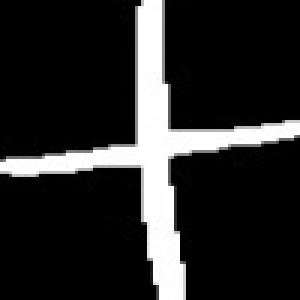
#> input picture summer_vacation/Is_cross/Is_cross/test/108.jpg, 100 x 100 px, found by its file name (shown 3 times larger); its folder holds only this picture in this run
$ python cross_asym.py
#> lines starting #> are read from the running program, lines starting #| are printed output that depends on the picture; after the words box and inside, x2 and y2 are one past the last pixel; in counts of white or black regions, pixels touching at a corner belong together
import cv2
import numpy as np
import os

def is_asymmetric(img_path, threshold=0.27, debug=True, scale=3):
#> called with img_path = 'test/108.jpg', threshold = 0.27, debug = True, scale = 3
    img = cv2.imread(img_path, cv2.IMREAD_GRAYSCALE)
#> img is the input picture: shape (100, 100); min 0, max 255, mean 40.5
    if img is None:
        print(f"無法讀取: {img_path}")
        return False
    # 強制轉 float
    binary = (img > 127).astype(np.float32)
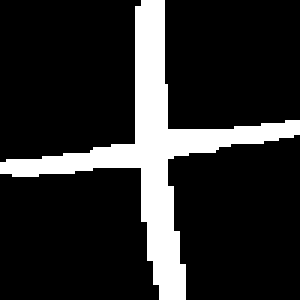
#> binary: shape (100, 100) float32 (shown 3 times larger); values 0 (black) and 1 (white), 16.3% white; 1 white region, box (x1, y1, x2, y2) and area: (0, 0, 100, 100) 1630
    flip_lr = np.fliplr(binary)
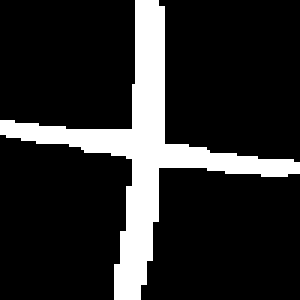
#> flip_lr: shape (100, 100) float32 (shown 3 times larger); values 0 (black) and 1 (white), 16.3% white; 1 white region, box (x1, y1, x2, y2) and area: (0, 0, 100, 100) 1630
    diff_lr = np.abs(binary - flip_lr)
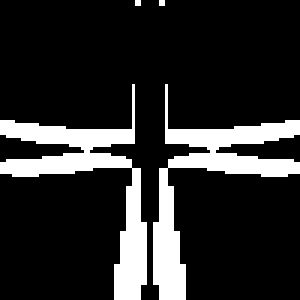
#> diff_lr: shape (100, 100) float32 (shown 3 times larger); values 0 (black) and 1 (white), 16.8% white; 4 white regions (2 under 20 px), largest, box (x1, y1, x2, y2) and area: (0, 28, 49, 100) 838, (51, 28, 100, 100) 838
    asym_score_lr = np.sum(diff_lr) / binary.size
#> asym_score_lr = 0.168
    flip_ud = np.flipud(binary)
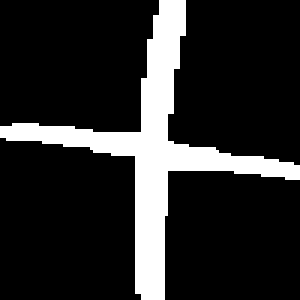
#> flip_ud: shape (100, 100) float32 (shown 3 times larger); values 0 (black) and 1 (white), 16.3% white; 1 white region, box (x1, y1, x2, y2) and area: (0, 0, 100, 100) 1630
    diff_ud = np.abs(binary - flip_ud)
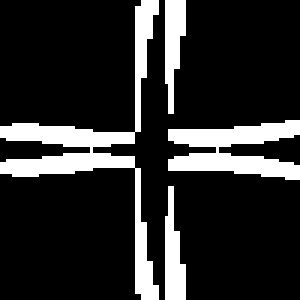
#> diff_ud: shape (100, 100) float32 (shown 3 times larger); values 0 (black) and 1 (white), 16.9% white; 4 white regions, box (x1, y1, x2, y2) and area: (0, 0, 53, 100) 836, (56, 40, 100, 60) 504, (55, 0, 62, 38) 174, (55, 62, 62, 100) 174
    asym_score_ud = np.sum(diff_ud) / binary.size
#> asym_score_ud = 0.169
    asym_score = max(asym_score_lr, asym_score_ud)
#> asym_score = 0.169
    # asym_score = (asym_score_lr + asym_score_ud) / 2


    if debug:
        print("binary min/max:", binary.min(), binary.max())
#| binary min/max: 0.0 1.0
        print("diff_lr min/max:", diff_lr.min(), diff_lr.max())
#| diff_lr min/max: 0.0 1.0
        print(f"{os.path.basename(img_path)}: 左右分數={asym_score_lr:.3f}, 上下分數={asym_score_ud:.3f}, max={asym_score:.3f}")
#| 108.jpg: 左右分數=0.168, 上下分數=0.169, max=0.169
        print("判斷：", "非對稱" if asym_score > threshold else "對稱")
#| 判斷： 對稱
        def resize(img):
            return cv2.resize((img*255).astype(np.uint8), (img.shape[1]*scale, img.shape[0]*scale), interpolation=cv2.INTER_NEAREST)
#> returned value: shape (300, 300); 16.3% white; 1 white region, box (x1, y1, x2, y2) and area: (0, 0, 300, 300) 14670
        cv2.imshow("Original", resize(binary))
        cv2.imshow("Flip_LR", resize(flip_lr))
#> in resize (call 2), `return cv2.resize((img*255).astype(np.uint8), (img.shape[1]*scale, img..`:
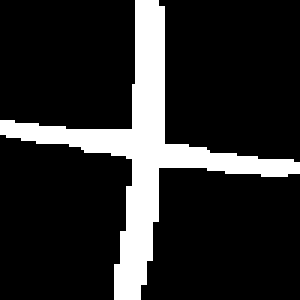
#> returned value: shape (300, 300); 16.3% white; 1 white region, box (x1, y1, x2, y2) and area: (0, 0, 300, 300) 14670
        # cv2.imshow("Diff_LR", resize(diff_lr))
        cv2.imshow("Flip_UD", resize(flip_ud))
#> in resize (call 3), `return cv2.resize((img*255).astype(np.uint8), (img.shape[1]*scale, img..`:
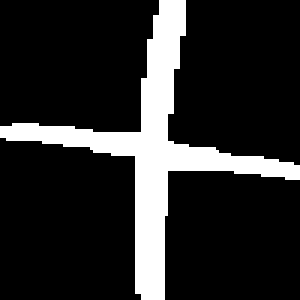
#> returned value: shape (300, 300); 16.3% white; 1 white region, box (x1, y1, x2, y2) and area: (0, 0, 300, 300) 14670
        # cv2.imshow("Diff_UD", resize(diff_ud))
        cv2.waitKey(0)
        cv2.destroyAllWindows()
    return asym_score > threshold

src_folder = "test"
extensions = ('.jpg', '.jpeg', '.png')
for fname in os.listdir(src_folder):
    if not fname.lower().endswith(extensions):
        continue
    img_path = os.path.join(src_folder, fname)
    is_asymmetric(img_path, threshold=0.27, debug=True, scale=3)

$ run again, on summer_vacation/Is_cross/Is_cross/test/50.jpg
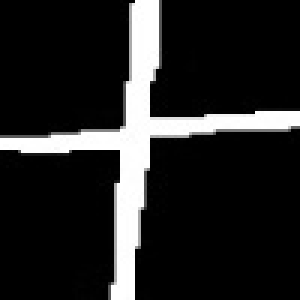
#> input picture summer_vacation/Is_cross/Is_cross/test/50.jpg, 100 x 100 px, found by its file name (shown 3 times larger)
#> in is_asymmetric, img is the input picture: shape (100, 100); min 0, max 255, mean 36.3
#> binary: shape (100, 100) float32; values 0 (black) and 1 (white), 14.2% white; 1 white region, box (x1, y1, x2, y2) and area: (0, 0, 100, 100) 1423
#> diff_lr: shape (100, 100) float32; values 0 (black) and 1 (white), 21.8% white; 1 white region, box (x1, y1, x2, y2) and area: (0, 0, 100, 100) 2178
#> asym_score_lr = 0.218
#> diff_ud: shape (100, 100) float32; values 0 (black) and 1 (white), 18.4% white; 3 white regions, box (x1, y1, x2, y2) and area: (37, 0, 100, 46) 724, (37, 54, 100, 100) 724, (0, 43, 40, 57) 390
#> asym_score_ud = 0.184
#> asym_score = 0.218
#| binary min/max: 0.0 1.0
#| diff_lr min/max: 0.0 1.0
#| 50.jpg: 左右分數=0.218, 上下分數=0.184, max=0.218
#| 判斷： 對稱
#> in resize (call 3), `return cv2.resize((img*255).astype(np.uint8), (img.shape[1]*scale, img..`:
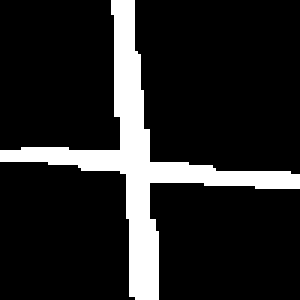
#> returned value: shape (300, 300); 14.2% white; 1 white region, box (x1, y1, x2, y2) and area: (0, 0, 300, 300) 12807
